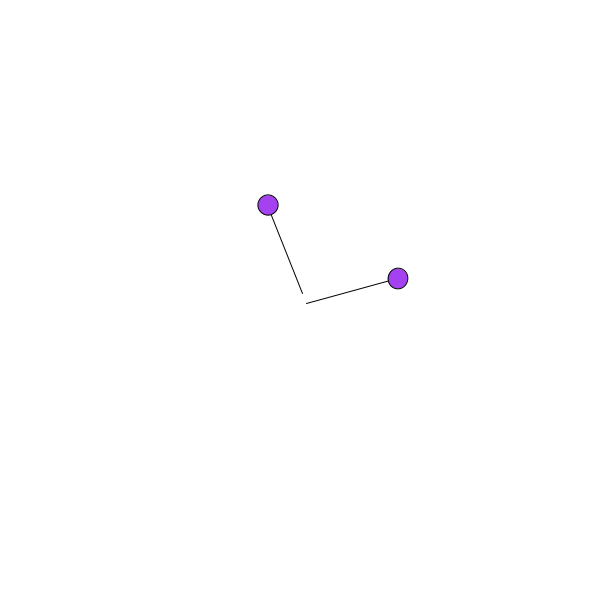
Frame 1 (no input)
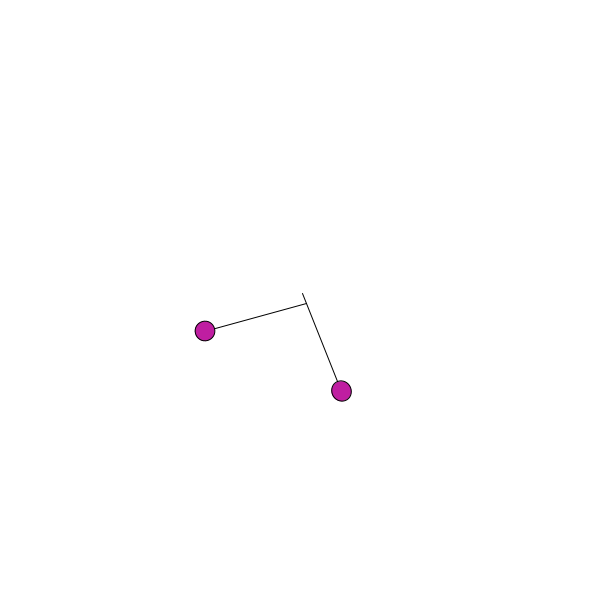
Frame 60 (the mouse pressed at the canvas centre just before this capture)
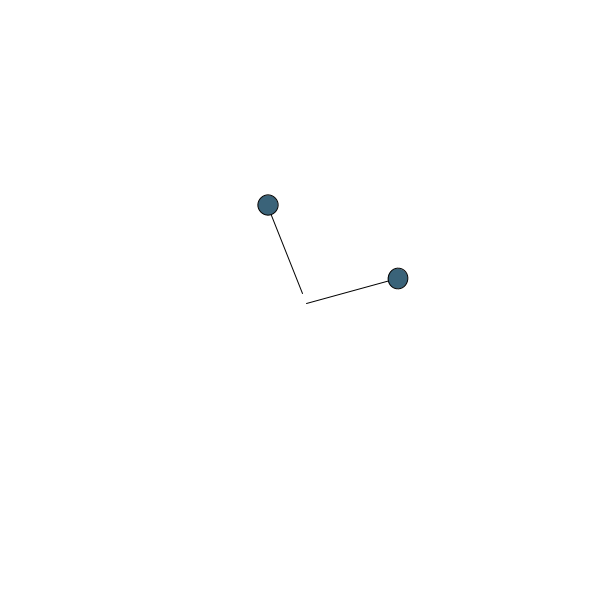
Frame 120 (the mouse held since frame 60 and released just before this capture)

The Processing sketch that drew these frames (run headless with seeded random() and noise(); from frame 60 on, the mouse is pressed at the canvas centre):

// Processing sketch: HW_Week_9
// ── HW_Week_9.pde
void setup() {
  size(600,600);
}
 
void draw() {
  background(255);
 
  float dot = 120;
  float amplitude = 100;
  float x = amplitude * cos(TWO_PI * frameCount / dot);
  stroke(0);
  frameRate(30);
  fill(random(0,255), random(0,255), random(0,255));
  translate(width/2,height/2);
  rotate(50);
  line(5,5,x,5);
  ellipse(x,5,20,20);
  rotate(80);
  line(5,5,x,5);
  ellipse(x,5,20,20);
}
